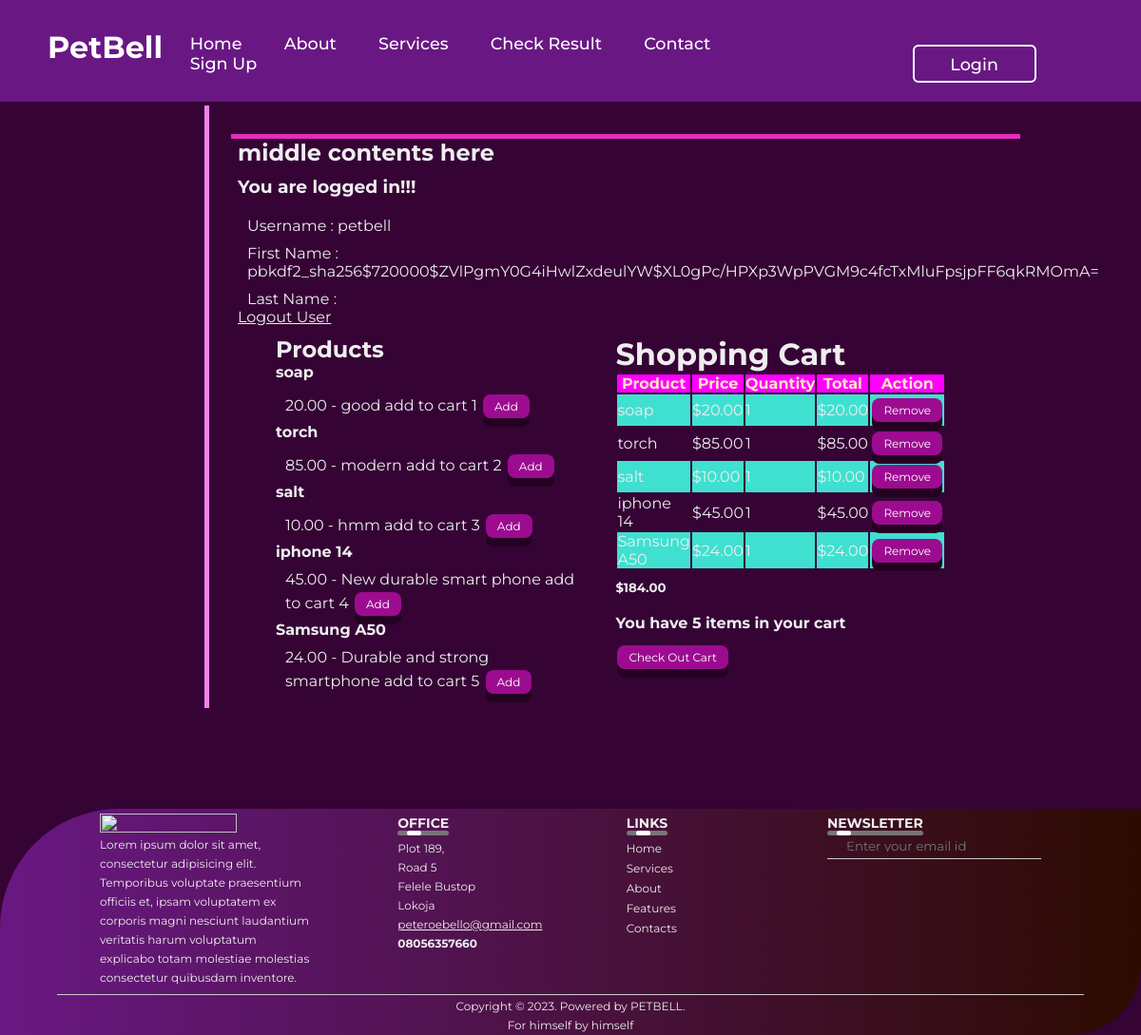
The page /market/ (signed in) on the database its author committed.
### market/models.py (models this page shows)
class Product(models.Model):
    name = models.CharField(max_length=200)
    description = models.TextField()
    price = models.DecimalField(max_digits=10, decimal_places=2)
    def __str__(self):
        return self.name

class CartItem(models.Model):
    product = models.ForeignKey(Product, on_delete=models.CASCADE)
    cart = models.ForeignKey(Carts, on_delete=models.CASCADE)
    quantity = models.IntegerField(default=1)
    @property
    def total_price(self):
        all_price = self.product.price * self.quantity
        return all_price
    def __str__(self):
        return str(self.id)

class Carts(models.Model):
    user = models.ForeignKey(User, on_delete=models.CASCADE)
    products = models.ManyToManyField(Product, through='CartItem')
    @property
    def total_amount (self):
        cartitems = self.cartitem_set.all()
        total = sum([item.total_price for item in cartitems])
        return total
    @property
    def num_of_items(self):
        cartitems = self.cartitem_set.all()
        quantity = sum([item.quantity for item in cartitems])
        return quantity

### market/views.py (the view)
# urls.py: path('', views.home, name='home'),
def home(request):
    products = Product.objects.all()
    print (products)
    cart, created = Carts.objects.get_or_create(user = request.user)
    cart_items = cart.cartitem_set.all()
    print (request)
    print (cart_items)
    print(cart)
    return render(request, 'home.html', {'products': products, 'cart_items': cart_items, 'cart':cart})

### market/templates/home.html (shortened to what this page needs)
{% extends "Djangobase1.html" %}
{% block content %}
<div class= "table-container">
<div class="products-table">
    <h2>Products</h2>
    <ul>{% for product  in products %}
        <li>
            <h4><a href="#">{{product.name}} </a></h4>
    <p> {{product.price}} - {{product.description}}
            <a href="{% url 'add_to_cart' product.id %}">add to cart</a>
            {{product.id}}  {{item.quantity}}
            <button type="submit" value="submit" onclick="location.href= '{% url 'add_to_cart' product.id %}'">Add</button>
        </li>
        {% endfor %}
    </ul>
</div>
<div class="cart-table">
    <h1>Shopping Cart</h1>
    <table>
        <thead>
            <tr>
                <th>Product</th>
                <th>Price</th>
                <th>Quantity</th>
                <th>Total</th>
                <th>Action</th>
            </tr>
        </thead>
        <tbody>
            {% for cart_item in cart_items %}
                <tr>
                    <td>{{ cart_item.product.name }}</td>
                    <td>${{ cart_item.product.price }}</td>
                    <td>{{ cart_item.quantity }}</td>
                    <td>${{cart_item.total_price}}</td>
                    <td>
                        <form action="{% url 'remove_from_cart' cart_item.id %}" method="post">
                            <button type="submit">Remove</button>
                        </form>
                    </td>
                </tr>
            {% endfor %}
        </tbody>
    </table>
    <p><h5>${{cart.total_amount}} </h5> </p>
    <p><h4>You have {{cart.num_of_items}} items in your cart </h4> </p>
    <form method="GET" action="{% url 'cart' %}">
        <button type="submit"> Check Out Cart</button>
    </form>
</div>
</div>
    {% endblock content%}

### market/templates/Djangobase1.html (shortened to what this page needs)
{% load static %}
<html lang="en">
<head>
    <link rel="stylesheet" href="{% static '/djangostyle.css' %}">
</head>
<body>
    <header>
        {% block header %}
        <h2 class="logo">PetBell</h2>
        <nav class="navigation">
            <a href="#">Home</a>
            <a href="#">About</a>
            <a href="#">Services</a>
            <a href="#">Check Result</a>
            <a href="#">Contact</a>
            <a href="#">Sign Up</a>
            <button class="btnlogin-popup" onclick="location.href= '#'">Login</button>
        </nav>
       {% endblock header %}
    </header>
<div id="content">
    <div class="topline"></div>
    <div id="middlediv">
        <h2>middle contents here</h2>
         {%if request.user.is_authenticated %}
    <p><h3> You are logged in!!! </h3> </p>
    <p> Username : {{request.user.username}} </p>
    <p> First Name : {{request.user.password}} </p>
    <p> Last Name : {{request.user.last_name}} </p>
    <a href= "#" type= 'button'> Logout User </a>
{% else %}
    <p> User is logged out!!! </p>
    <a href= "#" type= 'button'> Sign UP </a>
    <span class="icons"><ion-icon name="person-add"></ion-icon></span>
    <a href= "#" type= 'button'> Login </a>
    <span class = "icon"><ion-icon name="log-in"></ion-icon></span>
{% endif %}
        <p>
            {% block content %}
            {% endblock content %}</p>
            <span class="animcontent"></span>
        </div>
</div>
<footer>
    <div class="row">
        <div class="col">
            <img src="#" alt="" class="logo">
            <p>Lorem ipsum dolor sit amet, consectetur adipisicing elit. Temporibus voluptate praesentium officiis et, ipsam voluptatem ex corporis magni nesciunt laudantium veritatis harum voluptatum explicabo totam molestiae molestias consectetur quibusdam inventore.</p>
        </div>
        <div class="col">
            <h3>OFFICE <div class="underline"><span></span></div></h3>
            <p> Plot 189,</p>
            <p>Road 5</p>
            <p>Felele Bustop</p>
            <p>Lokoja</p>
            <a href="mailto:peteroebello@gmail.com" class="email-id">peteroebello@gmail.com</a>
            <h4>08056357660</h4>
        </div>
        <div class="col">
            <h3>LINKS<div class="underline"><span></span></div></h3>
            <ul>
                <li><a href="#">Home</a></li>
                <li><a href="#">Services</a></li>
                <li><a href="#">About</a></li>
                <li><a href="#">Features</a></li>
                <li><a href="#">Contacts</a></li>
            </ul>
        </div>
        <div class="col">
            <h3>NEWSLETTER<div class="underline"><span></span></div></h3>
            <form action="">
                <input type="email" placeholder="Enter your email id" required>
                </form>
        </div>
    </div>
    <hr>
    <p class="copyright">Copyright &#169 2023. Powered by PETBELL. <br>
        For himself by himself</p>
</footer>
</body>
</html>

### market/static/djangostyle.css (style rules this page uses)
* { font-family: "Montserrat"; box-sizing: border-box; color: #eee; padding: 0; margin: 0; }
body { position: relative; display: flex; justify-content: center; align-items: center; background-color:#350435; background-size: cover; min-height: 100vh; flex-direction: column; }
header { position: absolute; top: 0; left: 0; width: 100%; padding: 5px 100px 10px 50px; background: #691883; display: flex; justify-content:space-between; align-items: center; z-index: 9; }
.logo { font-size: 2em; color: #fff; user-select: none; }
.navigation { margin-left: 37%; padding-right: 50px; min-width: fit-content; display: inline-block; justify-content: space-evenly ; align-items: center; }
.navigation a { position: relative; font-size: 1.1em; color: #fff; font-weight: 500; text-decoration: none; margin-left: 40px; right: 400px; align-self: center; top: 30px; white-space: nowrap; display: inline; }
.navigation a::after { position: absolute; content:' '; left: 0px; bottom: -6px; width: 100%; height: 3px; background: #fff; border-radius: 5px; transform-origin: right; transform: scaleX(0); transition: transform .5s; }
.navigation .btnlogin-popup { width: 130px; height: 40px; background: transparent; border: 2px solid; outline: none; border-radius: 6px; cursor: pointer; font-size: 1.1em; color: #fff; font-weight: 500; margin-left: 400px; transition: 0.5s; margin-bottom: 10px; }
#content { position: relative; background-color:transparent; padding-top: 20px; display: flex; margin-bottom: 344px; margin-top: 121px; height: fit-content; }
#content button { background-color: #9c0b90; border: none; color: white; padding: 5px 12px; text-align: center; text-decoration: none; display: inline-block; font-size: 12px; margin: 4px 2px; cursor: pointer; border-radius: 8px; box-shadow: 0 9px #240121; }
#content .topline { position: absolute; top: 20px; left: 7%; width: 100%; border-bottom: solid; border-color:rgb(230, 44, 189); border-width: 5px; margin-top: 0px; }
#middlediv { display: flex; flex-direction: column; width: 800px; height: fit-content; background-color:transparent; margin-left: 30px; border-left:solid #350435; border-width: 5px; margin-top: -30px; padding-left: 30px; padding-top: 35px; justify-content: space-between; }
#middlediv p { padding-left: 10px; padding-top: 10px; }
.table-container { display: flex; flex: 1; flex-direction: row; margin-right: 20px; justify-content:space-evenly; }
.products-table, .cart-table { width: 100%; margin-left: 40px; }
tbody tr:nth-child(odd) { background-color: turquoise; }
table thead th { align-self: center; color: bisque; font-weight: 700; text-align: center; background-color: magenta; }
footer { width: 100%; position:absolute; bottom: 0; right: 0; background: linear-gradient(to right, #691883, #2d0b00); color: #fff; padding: 20px, 0, 10px; border-top-left-radius: 125px; border-bottom-right-radius: 75px; font-size: 12px; line-height: 20px; align-self: flex-end; }
.row { width: 85%; margin: auto; display: flex; flex-wrap: wrap; align-items: flex-start; justify-content: space-between; }
.col { flex-basis: 25%; padding: 5px 15px; }
.col:nth-child(2), .col:nth-child(3) { flex-basis: 15%; }
.logo { width: 80%; margin-bottom: 3px; }
.col h3 { width: fit-content; margin-bottom: 7px; position: relative; }
.email-id { width: fit-content; border-bottom: none; margin: 5px 0px; }
ul li { list-style: none; margin-bottom: 1px; }
ul li a { text-decoration: none; columns: #fff; }
footer form { padding-bottom: 7px; display: flex; align-items: center; justify-content: space-between; border-bottom: 1px solid #ccc; margin-bottom : 10px; }
footer form input { width: 100%; background: transparent; border: 0; outline: none; border-radius: 12px; margin-left: 20px; height: 1em; }
footer hr { width: 90%; border: 0; border-bottom: 1px solid #ccc; margin: 2px auto; }
.copyright { text-align: center; }
.underline { width: 100%; height: 5px; border-radius: 3px; background: #767676; position: absolute; top: 18px; left: 0; overflow: hidden; }
.underline span { width: 15px; height: 100%; border-radius: 3px; background: #fff; position: absolute; top: 0; left: 10px; animation: moving 2s linear infinite; }
.animcontent { position: absolute; width: 5px; height:calc(100% + 10px); margin-left: -35px; border-left:solid violet; border-width: 5px; content: ''; animation: load-up 6s ease-in-out reverse forwards; animation: name duration timing-function delay iteration-count direction fill-mode; bottom: 0; }

### rows shown on the page
Product: name "soap", price "20.00", description "good", id "1"
Product: name "torch", price "85.00", description "modern", id "2"
Product: name "salt", price "10.00", description "hmm", id "3"
Product: name "iphone 14", price "45.00", description "New durable smart phone", id "4"
Product: name "Samsung A50", price "24.00", description "Durable and strong smartphone", id "5"
CartItem: product.name "soap", product.price "20.00", quantity "1", total_price "20.00"
CartItem: product.name "torch", product.price "85.00", quantity "1", total_price "85.00"
CartItem: product.name "salt", product.price "10.00", quantity "1", total_price "10.00"
CartItem: product.name "iphone 14", product.price "45.00", quantity "1", total_price "45.00"
CartItem: product.name "Samsung A50", product.price "24.00", quantity "1", total_price "24.00"
Carts: total_amount "184.00", num_of_items "5"

### other values the page prints
{{ request.user.username }} "petbell"
{{ request.user.password }} "pbkdf2_sha256$720000$ZVlPgmY0G4iHwlZxdeulYW$XL0gPc/HPXp3WpPVGM9c4fcTxMluFpsjpFF6qkRMOmA="
